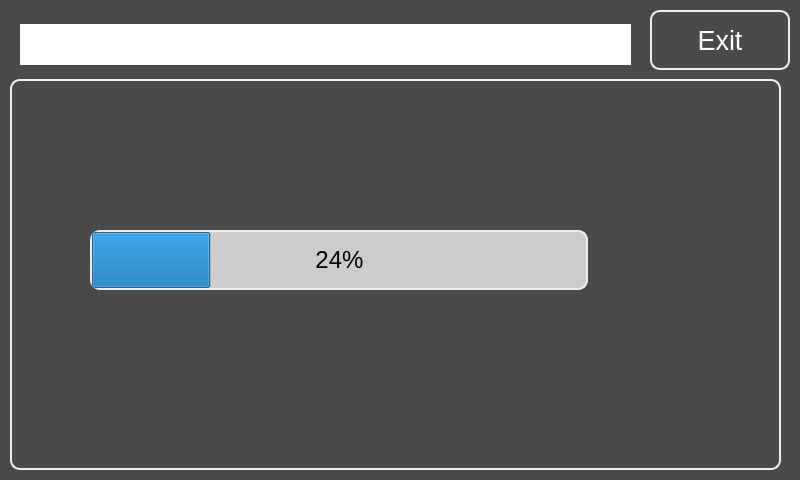
<?xml version="1.0" encoding="UTF-8"?>
<ui version="4.0">
 <class>Form</class>
 <widget class="QWidget" name="Form">
  <property name="geometry">
   <rect>
    <x>0</x>
    <y>0</y>
    <width>800</width>
    <height>480</height>
   </rect>
  </property>
  <property name="windowTitle">
   <string>Form</string>
  </property>
  <property name="styleSheet">
   <string notr="true">#Form
{
color: rgb(255, 255, 255);
background-color: rgb(74, 74, 74);
}

QToolButton {
color: #fff;
border: 2px solid #eee;
border-top-right-radius:10px;
border-bottom-right-radius: 10px;
border-top-left-radius:10px;
border-bottom-left-radius: 10px;
background: rgb(74,74,74);
}
QHmiLinkPage
{
background: rgb(60,110,200);
}

QProgressBar {
border: 2px solid #eee;
border-top-left-radius:10px;
border-top-right-radius: 10px;
border-bottom-right-radius: 10px;
border-bottom-left-radius: 10px;
background: #cccccc;
}
</string>
  </property>
  <property name="TopPage" stdset="0">
   <cstring></cstring>
  </property>
  <property name="Resizeable" stdset="0">
   <bool>false</bool>
  </property>
  <widget class="QHmiLinkPage" name="QHmiLinkPage">
   <property name="geometry">
    <rect>
     <x>650</x>
     <y>10</y>
     <width>140</width>
     <height>60</height>
    </rect>
   </property>
   <property name="sizePolicy">
    <sizepolicy hsizetype="MinimumExpanding" vsizetype="MinimumExpanding">
     <horstretch>0</horstretch>
     <verstretch>0</verstretch>
    </sizepolicy>
   </property>
   <property name="font">
    <font>
     <family>MS Shell Dlg 2</family>
     <pointsize>20</pointsize>
     <weight>50</weight>
     <italic>false</italic>
     <bold>false</bold>
    </font>
   </property>
   <property name="styleSheet">
    <string notr="true"/>
   </property>
   <property name="text">
    <string>Exit</string>
   </property>
   <property name="action">
    <enum>QHmiLinkPage::jumpAndDestroy</enum>
   </property>
   <property name="PasswordLevel" stdset="0">
    <number>0</number>
   </property>
   <property name="Hide" stdset="0">
    <bool>true</bool>
   </property>
   <property name="Align left" stdset="0">
    <bool>false</bool>
   </property>
  </widget>
  <widget class="QHmiPreviewTable" name="qHmiPreviewTable">
   <property name="geometry">
    <rect>
     <x>10</x>
     <y>79</y>
     <width>771</width>
     <height>391</height>
    </rect>
   </property>
   <property name="styleSheet">
    <string notr="true">QPushButton {
border: 2px solid #eee;
border-top-left-radius:10px;
border-top-right-radius: 10px;
border-bottom-right-radius: 10px;
border-bottom-left-radius: 10px;
background: black;
}

#qHmiPreviewTable {
border: 2px solid #eee;
border-top-left-radius:10px;
border-top-right-radius: 10px;
border-bottom-right-radius: 10px;
border-bottom-left-radius: 10px;
background: rgb(74, 74, 74);
}

QListView {
border: none;
border-top-left-radius:10px;
border-top-right-radius: 10px;
border-bottom-right-radius: 10px;
border-bottom-left-radius: 10px;
background: transparent;
}

QScrollBar:vertical {
	border-left: 2px solid #eee;
	background-color:  transparent;
    width: 55px;
    margin: -4px 0px -2px 0px;
}
QScrollBar::handle:vertical {
border-left: 2px solid #ccc;
border-right: 2px solid #ccc;
border-bottom: 2px solid #ccc;
border-top: 2px solid #ccc;
border-radius: 10px;
background: #333333;
min-height: 50px;
margin: 10px 5px 10px 5px;
}
   
QScrollBar::add-line:vertical {
 width: 0px;  
 height: 0px;
}
 
QScrollBar::sub-line:vertical {
    width: 0px;  
    height: 0px;
}
QScrollBar::up-arrow:vertical, QScrollBar::down-arrow:vertical {
      width: 0px;
      height: 0px;
}

QScrollBar::add-page:vertical, QScrollBar::sub-page:vertical {
      background: none;
}

</string>
   </property>
   <property name="gridSize">
    <number>120</number>
   </property>
   <property name="extensions">
    <stringlist/>
   </property>
   <property name="defaultFeedRate" stdset="0">
    <cstring>CONF1_G_R_AUTO_SPEED</cstring>
   </property>
   <property name="PasswordLevel" stdset="0">
    <number>0</number>
   </property>
   <property name="Hide" stdset="0">
    <bool>true</bool>
   </property>
  </widget>
  <widget class="QProgressBar" name="progressBar">
   <property name="geometry">
    <rect>
     <x>90</x>
     <y>230</y>
     <width>498</width>
     <height>60</height>
    </rect>
   </property>
   <property name="sizePolicy">
    <sizepolicy hsizetype="MinimumExpanding" vsizetype="MinimumExpanding">
     <horstretch>0</horstretch>
     <verstretch>0</verstretch>
    </sizepolicy>
   </property>
   <property name="font">
    <font>
     <family>MS Shell Dlg 2</family>
     <pointsize>18</pointsize>
     <weight>50</weight>
     <italic>false</italic>
     <bold>false</bold>
    </font>
   </property>
   <property name="styleSheet">
    <string notr="true"/>
   </property>
   <property name="value">
    <number>24</number>
   </property>
   <property name="alignment">
    <set>Qt::AlignCenter</set>
   </property>
   <property name="invertedAppearance">
    <bool>false</bool>
   </property>
   <property name="textDirection">
    <enum>QProgressBar::TopToBottom</enum>
   </property>
   <property name="PasswordLevel" stdset="0">
    <number>0</number>
   </property>
   <property name="Hide" stdset="0">
    <bool>true</bool>
   </property>
  </widget>
  <widget class="QHmiLabel" name="qHmiLabel">
   <property name="geometry">
    <rect>
     <x>20</x>
     <y>24</y>
     <width>611</width>
     <height>41</height>
    </rect>
   </property>
   <property name="font">
    <font>
     <pointsize>14</pointsize>
    </font>
   </property>
   <property name="styleSheet">
    <string notr="true">background-color: rgb(255, 255, 255);
color: rgb(0, 0, 0);</string>
   </property>
   <property name="alignment">
    <set>Qt::AlignCenter</set>
   </property>
   <property name="fieldName">
    <cstring>RES1__POU_SLOW_CNC.SOURCE_FILENAME</cstring>
   </property>
   <property name="PasswordLevel" stdset="0">
    <number>0</number>
   </property>
   <property name="Hide" stdset="0">
    <bool>true</bool>
   </property>
  </widget>
 </widget>
 <customwidgets>
  <customwidget>
   <class>QHmiLabel</class>
   <extends>QLabel</extends>
   <header>qhmilabel.h</header>
  </customwidget>
  <customwidget>
   <class>QHmiLinkPage</class>
   <extends>QToolButton</extends>
   <header>QHmiLinkPage.h</header>
  </customwidget>
  <customwidget>
   <class>QHmiPreviewTable</class>
   <extends>QScrollArea</extends>
   <header>qhmipreviewtable.h</header>
   <container>1</container>
  </customwidget>
 </customwidgets>
 <resources/>
 <connections>
  <connection>
   <sender>qHmiPreviewTable</sender>
   <signal>hideBar()</signal>
   <receiver>progressBar</receiver>
   <slot>hide()</slot>
   <hints>
    <hint type="sourcelabel">
     <x>465</x>
     <y>290</y>
    </hint>
    <hint type="destinationlabel">
     <x>404</x>
     <y>43</y>
    </hint>
   </hints>
  </connection>
  <connection>
   <sender>qHmiPreviewTable</sender>
   <signal>update_percent(int)</signal>
   <receiver>progressBar</receiver>
   <slot>setValue(int)</slot>
   <hints>
    <hint type="sourcelabel">
     <x>291</x>
     <y>261</y>
    </hint>
    <hint type="destinationlabel">
     <x>308</x>
     <y>466</y>
    </hint>
   </hints>
  </connection>
  <connection>
   <sender>qHmiPreviewTable</sender>
   <signal>showBar()</signal>
   <receiver>progressBar</receiver>
   <slot>show()</slot>
   <hints>
    <hint type="sourcelabel">
     <x>587</x>
     <y>342</y>
    </hint>
    <hint type="destinationlabel">
     <x>536</x>
     <y>47</y>
    </hint>
   </hints>
  </connection>
  <connection>
   <sender>qHmiPreviewTable</sender>
   <signal>selected_file(QString)</signal>
   <receiver>qHmiLabel</receiver>
   <slot>setText(QString)</slot>
   <hints>
    <hint type="sourcelabel">
     <x>58</x>
     <y>123</y>
    </hint>
    <hint type="destinationlabel">
     <x>59</x>
     <y>46</y>
    </hint>
   </hints>
  </connection>
 </connections>
</ui>
